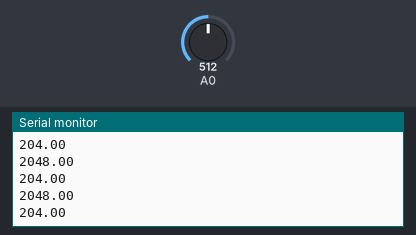
A sketch run on a simulated Arduino Uno, built with avr-gcc and run on an emulated ATmega328P. On the bench: the last lines printed to the serial monitor. The test bench sets the inputs (shaded band); at power-on: A0 = 512.

Above: at 1.3 s.
1.4 s: A0 set to 716
At 1.81 s:
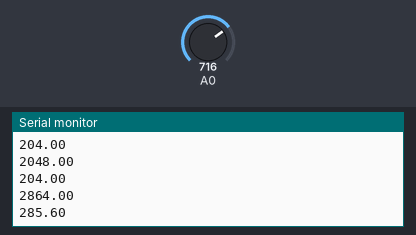
2.9 s: A0 set to 900
At 3.31 s:
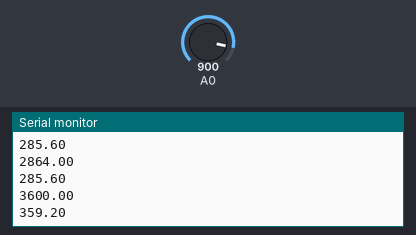
Timing chart, 0 to 5.9 s (numbered marks = the images above; inputs shaded):
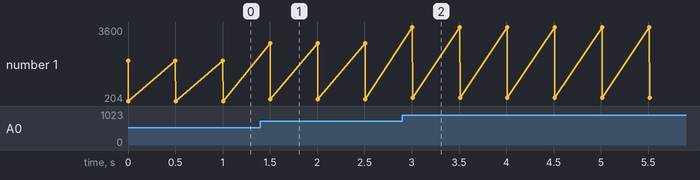

The sketch:

exercise_9.ino
```cpp
void setup() {
  // put your setup code here, to run once:

  // initialize serial communication at 38400 bits per second:
  Serial.begin(38400);

}

void loop() {
  // put your main code here, to run repeatedly:

  // read the input on analog pin 0 and converting from 1023 to 5V:
  float millivolts = analogRead(A0) * (5000 / 1023);
  // 208 = 20 degress (we measured) and 10 mV per degree
  float temperature = 20 + (millivolts - 208) / 10;

  Serial.println(millivolts);
  Serial.println(temperature);


  delay(500);


}
```

Measured:
- after the input at 1.4 s, the serial monitor: prints a new line after 0.10 s (image 1)
- after the input at 2.9 s, the serial monitor: prints a new line after 0.11 s (image 2)
- plotted number 1: 204 → 285.6 after the input at 1.4 s, 285.6 → 359.2 after the input at 2.9 s
